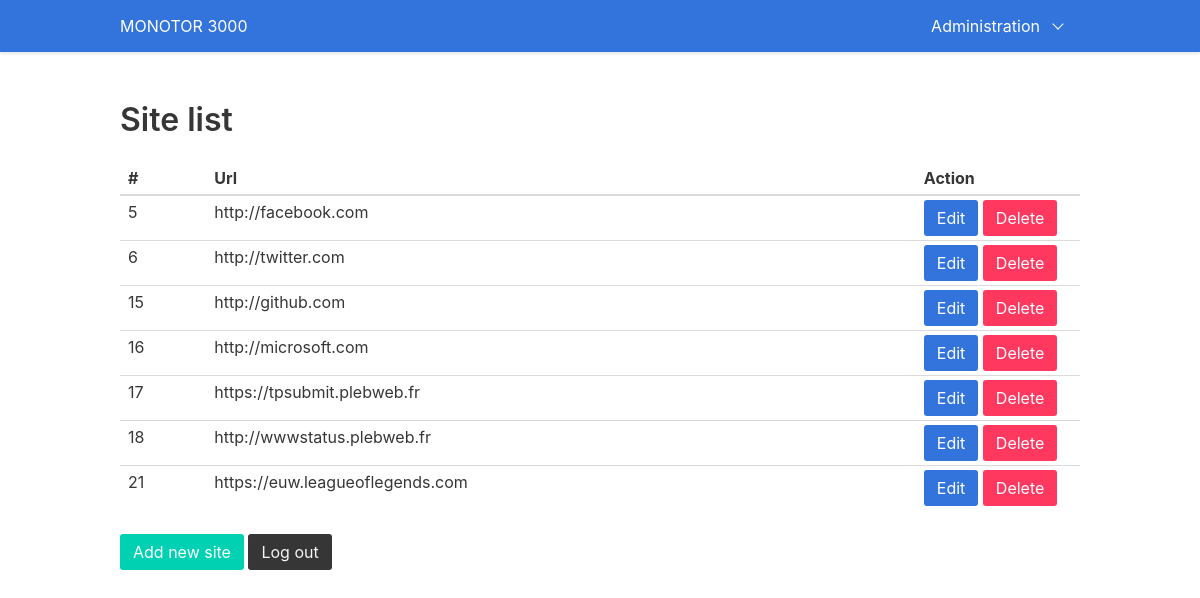
The page /admin (signed in) on the database its author committed.
### tables this page shows
CREATE TABLE "site"
(
    id INTEGER PRIMARY KEY AUTOINCREMENT,
    url VARCHAR(200) DEFAULT empty
);

### app.py (the view)
@app.route('/admin')
def admin():
    check_login()
    sites = sql_obj.get_all_data_site()
    return render_template('admin/admin.html', sites=sites)

### SQLRequest.py (called while the page is built)
    def exe_sql(self, query, commit=False):
        req = sqlite3.connect(self.app.config['BDD']).execute(query)
        if commit:
            req.execute("COMMIT ")
        return req

    def get_all_data_site(self):
        sites = self.exe_sql("SELECT * FROM site")
        return sites.fetchall()

### app.py (called while the page is built)
def check_login():
    if not session.get('is_login'):
        flash('Error: Login first')
        return redirect(url_for('login'))

### templates/admin/admin.html (shortened to what this page needs)
{% extends 'layout.html' %}
{% block body %}
    <h1 class="title">Site list</h1>
    <table class="table is-narrow is-fullwidth">
        <thead>
        <tr>
            <th>#</th>
            <th>Url</th>
            <th>Action</th>
        </tr>
        </thead>
        <tbody>
        {% for site in sites %}
            <tr>
                <td style="padding-right: 50px">{{ site[0] }}</td>
                <td style="padding-right: 350px">{{ site[1] }}</td>
                <td style="padding-right: 0">
                    <a class="button is-link" href="{{ url_for('edit_site', id_site=site[0]) }}">Edit</a>
                    <a class="button is-danger" href="{{ url_for('delete_site', id_site=site[0]) }}">Delete</a></td>
            </tr>
        {% endfor %}
        </tbody>
    </table>
    <a href="{{ url_for('new_site') }}" class="button is-primary">Add new site</a>
    <a href="{{ url_for('logout') }}" class="button is-dark">Log out</a>
{% endblock %}

### rows shown on the page
site: id "5", url "http://facebook.com"
site: id "6", url "http://twitter.com"
site: id "15", url "http://github.com"
site: id "16", url "http://microsoft.com"
site: id "17", url "https://tpsubmit.plebweb.fr"
site: id "18", url "http://wwwstatus.plebweb.fr"
site: id "21", url "https://euw.leagueoflegends.com"
